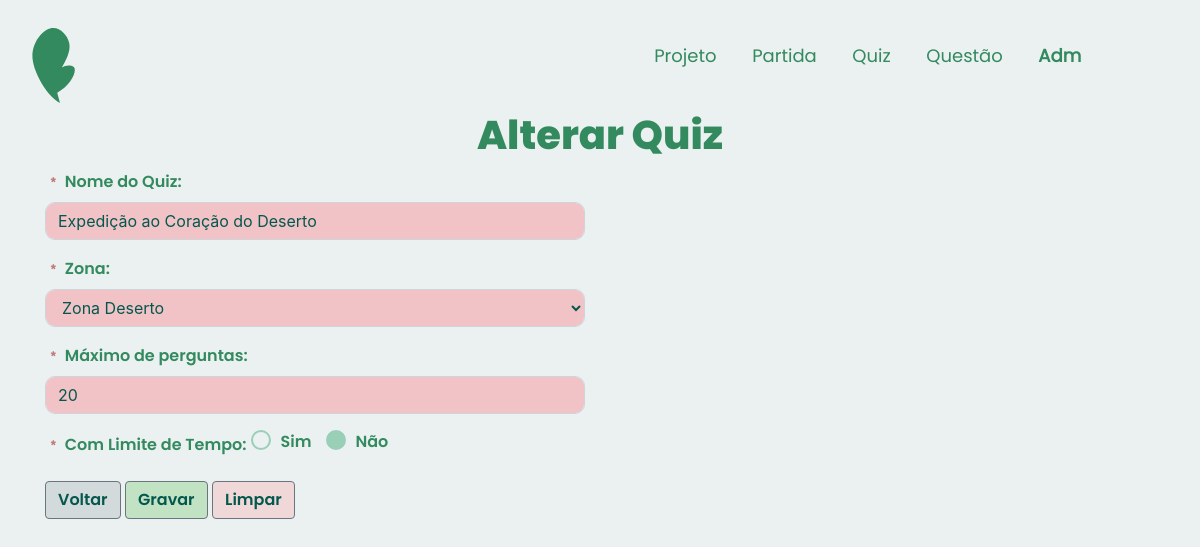
Page /app/controllers/QuizController.php?action=edit&id=4 on the committed database.
### tables this page shows
CREATE TABLE IF NOT EXISTS `quiz` (
  `idQuiz` INT NOT NULL AUTO_INCREMENT,
  `maximoPergunta` INT NOT NULL,
  `nomeQuiz` VARCHAR(45) NOT NULL,
  `comTempo` TINYINT NOT NULL,
  `quantTempo` INT NOT NULL,
  `idZona` INT NOT NULL,
  PRIMARY KEY (`idQuiz`),
  CONSTRAINT `fk_quizzona`
    FOREIGN KEY (`idZona`)
    REFERENCES `zona` (`idZona`)
    ON DELETE NO ACTION
    ON UPDATE NO ACTION);

CREATE TABLE `zona` (
  `idZona` int(11) NOT NULL,
  `nomeZona` varchar(60) NOT NULL,
  `qntPlantas` int(11) DEFAULT NULL,
  `pontoZona` int(11) DEFAULT NULL
);

### app/models/QuizModel.php (called while the page is built, shortened)
<?php
class Quiz
{
    private $maximoPergunta;
    private $nomeQuiz;
    private $comTempo;
    private $idZona;
    public function getMaximoPergunta()
    {
        return $this->maximoPergunta;
    }
    public function setMaximoPergunta($maximoPergunta)
    {
        $this->maximoPergunta = $maximoPergunta;
        return $this;
    }
    public function getNomeQuiz()
    {
        return $this->nomeQuiz;
    }
    public function setNomeQuiz($nomeQuiz)
    {
        $this->nomeQuiz = $nomeQuiz;
        return $this;
    }
    public function getComTempo()
    {
        return $this->comTempo;
    }
    public function setComTempo($comTempo)
    {
        $this->comTempo = $comTempo;
        return $this;
    }
    public function getIdZona()
    {
        return $this->idZona;
    }
    public function setIdZona($idZona)
    {
        $this->idZona = $idZona;
        return $this;
    }
}

### app/dao/QuizDAO.php (called while the page is built, shortened)
<?php
include_once(__DIR__ . "/../models/QuizModel.php");
include_once(__DIR__ . "/../models/ZonaModel.php");
class QuizDAO
{
    public function findById(int $id)
    {
        $conn = Connection::getConn();
        $sql = QuizDAO::SQL_QUIZ .
            " WHERE q.idQuiz = ?";
        $stm = $conn->prepare($sql);
        $stm->execute([$id]);
        $result = $stm->fetchAll();
        $quizzes = $this->mapQuizzes($result);
        if (count($quizzes) == 1)
            return $quizzes[0];
        elseif (count($quizzes) == 0)
            return null;
        die("QuizDAO.findById()" .
            " - Erro: mais de um quiz encontrado.");
    }
    private function mapQuizzes($result)
    {
        $quizzes = array();
        foreach ($result as $row) {
            $quiz = new Quiz();
            $quiz->setIdQuiz($row['idQuiz']);
            $quiz->setMaximoPergunta($row['maximoPergunta']);
            $quiz->setNomeQuiz($row['nomeQuiz']);
            $quiz->setComTempo($row['comTempo']);
            $quiz->setQuantTempo($row['quantTempo']);
            $quiz->setIdZona($row['idZona']);
            $zona = new Zona();
            $zona->setIdZona($row['idZona']);
            $zona->setNomeZona($row['nomeZona']);
            $quiz->setZona($zona);
            array_push($quizzes, $quiz);
        }
        return $quizzes;
    }
}

### app/models/ZonaModel.php (called while the page is built, shortened)
<?php
class Zona {
    private $IdZona;
    private $NomeZona;
    public function __construct($id="",$nome="", $qntP="", $pontosT=0)
    {
        $this->IdZona = $id;
        $this->NomeZona = $nome;
    }
    public function getIdZona()
    {
        return $this->IdZona;
    }
    public function setIdZona($IdZona)
    {
        $this->IdZona = $IdZona;
        return $this;
    }
    public function getNomeZona()
    {
        return $this->NomeZona;
    }
    public function setNomeZona($NomeZona)
    {
        $this->NomeZona = $NomeZona;
        return $this;
    }
    }
?>

### app/dao/ZonaDAO.php (called while the page is built, shortened)
<?php
include_once(__DIR__ . "/../models/ZonaModel.php");
class ZonaDAO
{
    public function list()
    {
        $conn = Connection::getConn();
        $sql = "SELECT z.idZona, z.nomeZona, COUNT(p.idPlanta) AS qntPlantas, SUM(p.pontuacaoPlanta) AS pontoZona
        FROM zona z
        LEFT JOIN planta p ON z.idZona = p.idZona
        GROUP BY z.idZona, z.nomeZona
        ORDER BY z.idZona";
        $stm = $conn->prepare($sql);
        $stm->execute();
        $result = $stm->fetchAll();
        $zonas = array();
        foreach ($result as $reg) :
            $zona =
                new Zona($reg['idZona'], $reg['nomeZona'], $reg['qntPlantas'], $reg['pontoZona']);
            array_push($zonas, $zona);
        endforeach;
        return $zonas;
    }
}

### app/views/quiz/form.php (the view, shortened to what this page needs)
<!DOCTYPE html>
<html lang="pt">
<head>
    <?php require_once(__DIR__ . "/../../bootstrap/navADMMeninas.php"); ?>
    <?php require_once(__DIR__ . "/../../bootstrap/header.php"); ?>
    <link rel="stylesheet" href="<?php echo BASEURL; ?>/views/css/cabecalho.css">
    <link rel="stylesheet" href="<?php echo BASEURL; ?>/views/css/index.css">
    <link rel="stylesheet" href="<?php echo BASEURL; ?>/views/css/form.css">
</head>
<body>
    <h1 class="text-center tituloPagina">
        <?php if ($dados['id'] == 0) echo "Inserir";
        else echo "Alterar";
        ?>
        Quiz
    </h1>
    <div class="container">
        <div class="row" style="margin-top: 10px;">
            <div class="col-6">
                <form id="frmQuiz" method="POST" action="<?= BASEURL ?>/controllers/QuizController.php?action=save">
                    <div class="form-group">
                        <label for="txtNomeQuiz" class="nomeAtributo"><span class="asterisco">﹡</span> Nome do Quiz:</label>
                        <input class="form-control" type="text" id="txtNomeQuiz" name="nomeQuiz" maxlength="45" placeholder="Informe o nome do quiz" value="<?php echo (isset($dados["quiz"]) ? $dados["quiz"]->getNomeQuiz() : ''); ?>" />
                    </div>
                    <div class="form-group">
                        <label for="selectZona" class="nomeAtributo"><span class="asterisco">﹡</span> Zona:</label>
                        <select class="form-control" id="selectZona" name="zona">
                            <?php foreach ($dados['zonas'] as $zona) : ?>
                                <option value="<?php echo $zona->getIdZona(); ?>" <?php echo (isset($dados["quiz"]) && $dados["quiz"]->getIdZona() == $zona->getIdZona() ? 'selected' : '') ?>>
                                    <?php echo $zona->getNomeZona(); ?>
                                </option>
                            <?php endforeach; ?>
                        </select>
                    </div>
                    <div class="form-group">
                        <label for="txtMaximoPergunta" class="nomeAtributo "><span class="asterisco">﹡</span> Máximo de perguntas: </label>
                        <input class="form-control" type="number" id="txtMaximoPergunta" name="maximoPergunta" placeholder="Informe o máximo de perguntas do quiz" value="<?php echo (isset($dados["quiz"]) ? $dados["quiz"]->getMaximoPergunta() : ''); ?>" />
                    </div>
                    <div class="form-group">
                        <label for="radComTempo" class="nomeAtributo"><span class="asterisco">﹡</span> Com Limite de Tempo:</label>
                        <input type="radio" id="radComTempoSim" name="comTempo" value="1" <?php echo (isset($dados["quiz"])
                                                                                                && $dados["quiz"]->getComTempo() == 1) ? "checked" : ""; ?>>
                        <label for="radComTempoSim" class="nomeAtributo">Sim</label>
                        <input type="radio" id="radComTempoNao" name="comTempo" value="0" <?php echo ((!isset($dados["quiz"])) || (!$dados["quiz"]->getComTempo() == 1)) ? "checked" : ""; ?>>
                        <label for="radComTempoNao" class="nomeAtributo">Não</label>
                    </div>
                    <div class="form-group">
                        <a class="btn btn-secondary botaoVoltar" href="<?= BASEURL ?>/controllers/QuizController.php?action=list">Voltar</a>
                        <button type="submit" class="btn btn-secondary botaoGravar">Gravar</button>
                        <button type="reset" class="btn btn-secondary botaoLimpar">Limpar</button>
                    </div>
                </form>
            </div>
            <div class="col-6">
            </div>
        </div>
    </div>
</body>
</html>

### app/views/css/cabecalho.css (style rules this page uses)
:root { --principal: #338a5f; --verdao: #04574d; --branco: #ebf0f1; --branquinho: #ebf0f14b; --destaque: #f58c95; --rosinha: #f0b6bc; --cinza: #586660; --cinzinha: #d3dadb; width: 100%; height: 100%; font-family: Poppins-regular, Roboto; }
button, button:focus, button::after, button::before { outline: none !important; }

### app/views/css/index.css (style rules this page uses)
:root { --principal: #338a5f; --verdao: #04574d; --branco: #ebf0f1; --branquinho: #ebf0f14b; --destaque: #f58c95; --rosinha: #f0b6bc; --cinza: #586660; --cinzinha: #d3dadb; width: 100%; height: 100%; font-family: Poppins-regular, Roboto; }
button, button:focus, button::after, button::before { outline: none !important; }
body { background-color: var(--branco); }
body { overflow-x: hidden; }

### app/views/css/form.css (style rules this page uses)
:root { --principal: hsl(150, 46%, 37%); --verdao: #04574d; --verdinho: #9acfb7; --branco: #ebf0f1; --branquinho: #ebf0f14b; --destaque: #f58c95; --rosinha: #f0b6bc; --rosinhasinha: #f1c3c7; --cinza: #586660; --cinzinha: #d3dadb; --vermelho: #c27e7e; width: 100%; height: 100%; font-family: Poppins-regular, Roboto; }
.tituloPagina { font-weight: 600; color: var(--principal); font-family: "Poppins"; }
.nomeAtributo { font-weight: 700; color: var(--principal); font-family: "Poppins-semibold"; }
.form-control { border-radius: 10px; background-color: var( --rosinhasinha ); color: var(--verdao); }
.form-group label[for="radComTempoSim"], .form-group label[for="radComTempoNao"] { display: inline-block; vertical-align: middle; margin-right: 10px; }
.form-group input[type="radio"] { margin-right: 5px; appearance: none; -webkit-appearance: none; -moz-appearance: none; width: 20px; height: 20px; border-radius: 50%; border: 2px solid var(--verdinho); transition: background-color 0.3s ease, border-color 0.3s ease; }
.form-group input[type="radio"]:checked { background-color: var(--verdinho); border-color: var(--verdinho); }
.botaoGravar { background-color: #c2e2c4; color: var(--verdao); font-family: "Poppins-semibold"; }
.botaoLimpar { background-color: #f0d8d8; color: var(--verdao); font-family: "Poppins-semibold"; }
.botaoVoltar { background-color: var(--cinzinha); color: var(--verdao); font-family: "Poppins-semibold"; }
.asterisco { color: var(--vermelho); }
body { background-color: var(--branco); }
.container { flex: 1; }

### rows in the picture
quiz: nomeQuiz "Expedição ao Coração do Deserto", zona "Zona Deserto", maximoPergunta "20", comTempo "☐ Sim", comTempo "☑ Não"
